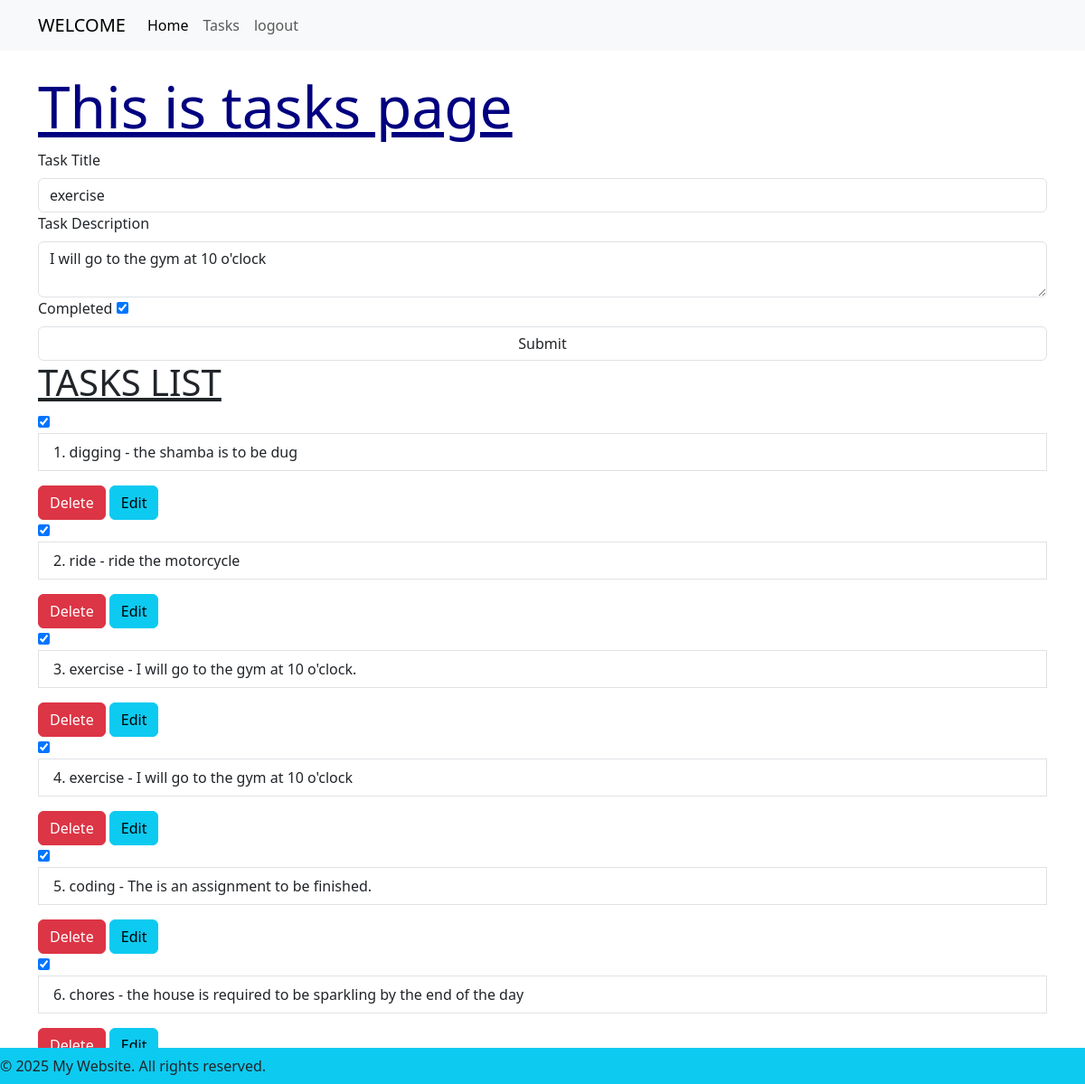
The page /edit_task/3 (signed in) on the database its author committed.
### app/models.py (models this page shows, shortened)
class Task(db.Model):
    id = db.Column(db.Integer, primary_key=True)
    description = db.Column(db.Text, nullable=False)
    title = db.Column(db.String(20), nullable=False)
    completed = db.Column(db.Boolean, default=False)
    user_id = db.Column(db.Integer, db.ForeignKey('user.id'), nullable=False)

### app/routes.py (the view)
@app.route('/edit_task/<int:task_id>', methods=['GET','POST'])
@login_required
def edit_task(task_id):
    task = Task.query.get_or_404(task_id)
    form = Taskform()
    if request.method == 'POST' and form.validate_on_submit():
        task.title = form.title.data
        task.description = form.description.data
        task.completed = form.completed.data
        db.session.commit()
        flash (f'Task {task.title} updated successfully!','success')
        return redirect(url_for('tasks'))
    elif request.method == 'GET':
        form.title.data = task.title
        form.description.data = task.description
        form.completed.data = task.completed
    tasks = Task.query.all()
    return render_template('tasks.html', title='Edit Tasks', form=form, tasks=tasks, edit_task=True)

### app/forms.py
class Taskform(FlaskForm):
    title = StringField('Task Title', validators=[DataRequired()])
    description = TextAreaField('Task Description', validators=[DataRequired()])
    completed = BooleanField('Completed')
    submit = SubmitField('Submit')

### app/models.py (called while the page is built)
@login_manager.user_loader
def load_user(user_id):
    return User.query.get(user_id)

### app/templates/tasks.html (shortened to what this page needs)
{% extends "base.html" %}
{% block content %}
<h1 style="color: navy;font-size: 4em;text-decoration: underline;">{% if edit_mode %} Edit Task {% else %}This is tasks page {% endif %}</h1>
<form action="{% if edit_mode %} {{ url_for('edit_task', task_id=request.view_args.task_id) }}{% else %} {{ url_for('tasks') }} {% endif %}" method="post">
    {{ form.title.label(class="form-label") }}
    {{ form.title(size=20, class_="form-control w-100") }}
    {{ form.description.label(class="form-label") }}
    {{ form.description(class_="form-control w-100") }}
    {{ form.completed.label(class="form-label")}}
    {{ form.completed }}
    {{ form.submit(class_="btn-primary form-control w-100") }}
</form>
<h1  style="text-decoration: underline; ">TASKS LIST</h1>
<div  class="list-group">
    {% for task in tasks|reverse %}
    <form action="{{ url_for('toggle_task', task_id=task.id) }}" method="post" style="display: inline-block;">
    <input type="checkbox"
    {% if task.completed %} checked
    {% endif %}
    onchange="this.form.submit()"
id="tasks-{{ task.id }}">
</form>
<p class="list-group-item">{{ loop.index }}. {{ task.title }}  -  {{ task.description }}</p>
<form action="{{ url_for('delete_task', task_id=task.id) }}" method="post" onsubmit="return confirm('Are you sure you want to delete this task?');">
    <button type="submit" class="btn btn-danger btn-xx-lg">Delete</button>
    <a href="{{ url_for('edit_task', task_id=task.id) }}" class="btn btn-info btn-xx-lg">Edit</a>
</form>
    {% endfor %}
</div>
{% endblock %}

### rows shown on the page
Task: title "exercise", description "I will go to the gym at 10 o'clock", completed "☑"
Task: completed "☑", title "digging", description "the shamba is to be dug"
Task: completed "☑", title "ride", description "ride the motorcycle"
Task: completed "☑", title "exercise", description "I will go to the gym at 10 o'clock."
Task: completed "☑", title "coding", description "The is an assignment to be finished."
Task: completed "☑", title "chores", description "the house is required to be sparkling by the end of the day"
